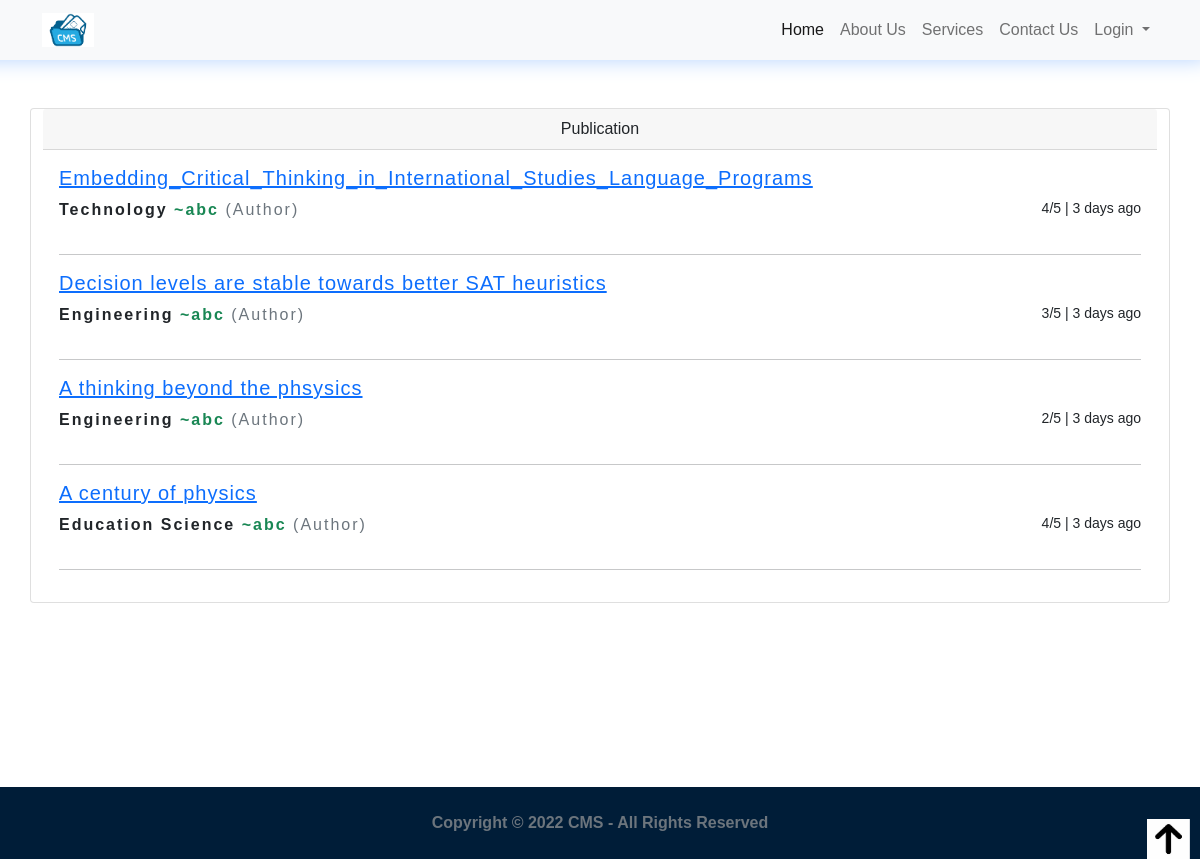
/view-publish/, run on an earlier commit of the app's database.
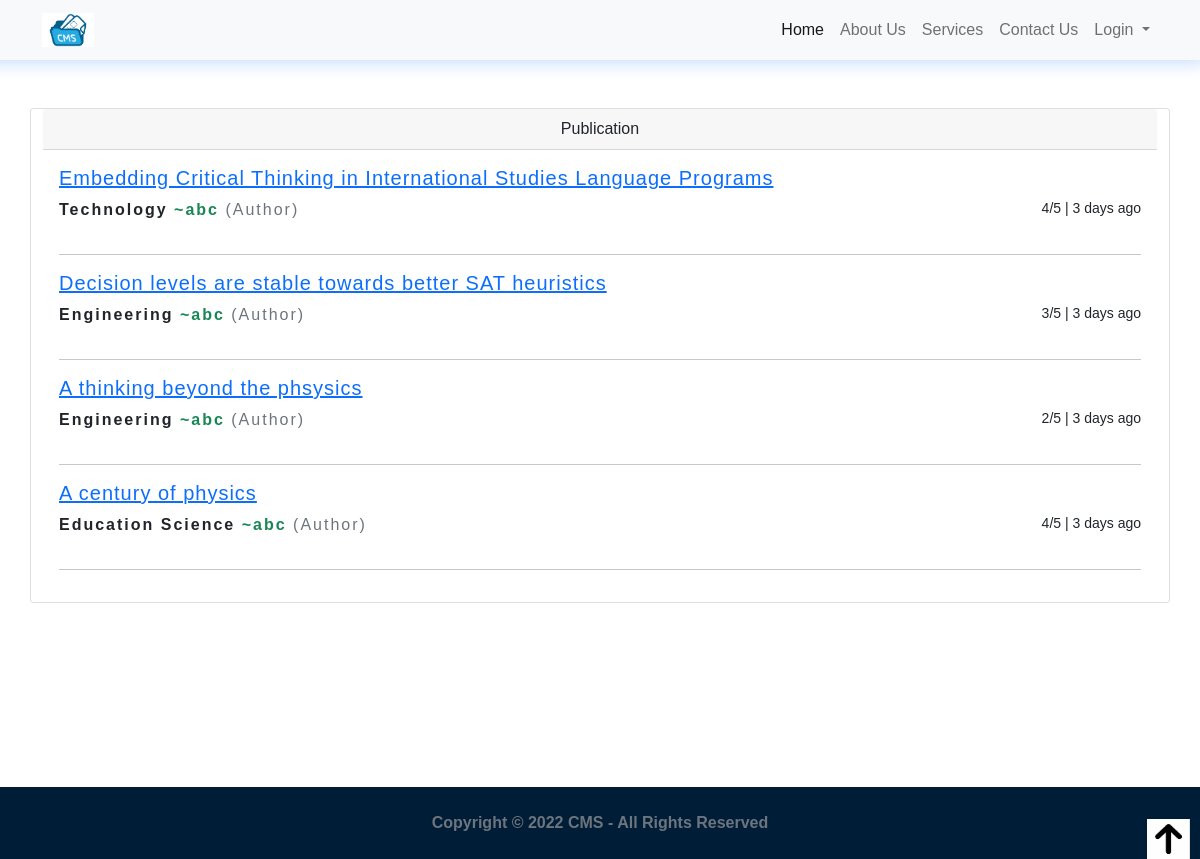
And on a later commit of the database.
### core/models.py (models this page shows, shortened)
class Paper(models.Model):
	title = models.CharField(max_length=100)
	description = models.CharField(max_length=200)
	status = models.CharField(max_length=30,default='Submitted')
	file = models.FileField(upload_to='author_files/',validators=(validate_is_pdf,)) # taking files from author
	user = models.ForeignKey(User, on_delete=models.CASCADE)
	remarks = models.CharField(max_length=255,default='No-Remark')
	rating = models.IntegerField(default=0)
	created_on = models.DateTimeField(auto_now_add=True)
	review_date = models.DateTimeField(null=True)
	review_by = models.IntegerField(null=True)
	is_review_submit = models.BooleanField(default=False)
	class Meta:
		ordering = ['-created_on']

### accounts/models.py (models this page shows, shortened)
class User(AbstractUser):
    picture = models.ImageField(upload_to='profile_pictures', null=True, blank=True)
    full_name = models.CharField(max_length=100, help_text='Help people discover your account by using the name you\'re known by: either your full name, nickname, or business name.')
    email = models.EmailField(unique=True)
    bio = models.TextField(null=True, blank=True, help_text='Provide your personal information, even if the account is used for a business, a pet or something else. This won\'t be a part of your public profile.')
    mobile = models.CharField(max_length=12, null=True, blank=True)
    address = models.CharField(max_length=100,null=True,blank=True)
    city = models.CharField(max_length=50,null=True,blank=True)
    gender = models.CharField(max_length=10, choices=GENDER_CHOICES, null=True, blank=True)
    is_private_account = models.BooleanField(default=False)
    created_on = models.DateTimeField(auto_now_add=True)
    first_name = None
    last_name = None
    username = None
    USERNAME_FIELD = 'email'
    REQUIRED_FIELDS = ['full_name']
    objects = CustomUserManager()

### core/views.py (the view)
# urls.py: path('view-publish/',Publish.as_view(),name='publish_view'),
class Publish(View):
	template_name='core/home/publish.html'
	def get(self,request):
		obj=Paper.objects.filter(status="Approved")
		if obj.exists():
			delta=[]
			for i in obj:
				delta.append((datetime.now().date()-i.review_date.date()).days)
			context={'mylist': zip(obj, delta)}
			return render(request,self.template_name,context)
		messages.error(request,"No Paper Yet !",extra_tags="error")
		return render(request,self.template_name)

### core/templates/core/home/publish.html (shortened to what this page needs)
{% extends 'core/home/base.html'%}
{% load static %}
 {% block content %}
  <div class="container my-5">
    <div class="row my-4">
      <div class="card ">
        <div class="card-header text-center">
          Publication
        </div>
        <div class="card-body">
          {% for obj,day in mylist %}
            <div class="d-flex w-100 justify-content-between">
            <h4 class="card-title lead" style="letter-spacing: 1px;"><strong><a href="{{obj.file.url}}">{{obj.title}}</a></strong> </h4>
            </div>
            <div class="d-flex w-100 justify-content-between">
              <p class="card-text" style="letter-spacing: 2px;"><span class=" fw-bold text-bold  fs-6">{{obj.description}}</span><span class="text-success fw-bold fs-7"> ~{{obj.user.full_name}}</span><span class="text-muted"> (Author)</span></p>
              <small>{{obj.rating}}/5 | {{day}} days ago  </small>
            </div>
            <hr>
          {% endfor %}
        </div>
    </div>
    </div>
  </div>
  <div style="height:15vh;">
  </div>
 {% endblock%}

What changed in the data, as far as the page shows it:
changed Paper "Technology": title "Embedding_Critical_Thinking_in_International_Studies_Language_Programs" → "Embedding Critical Thinking in International Studies Language Programs"
